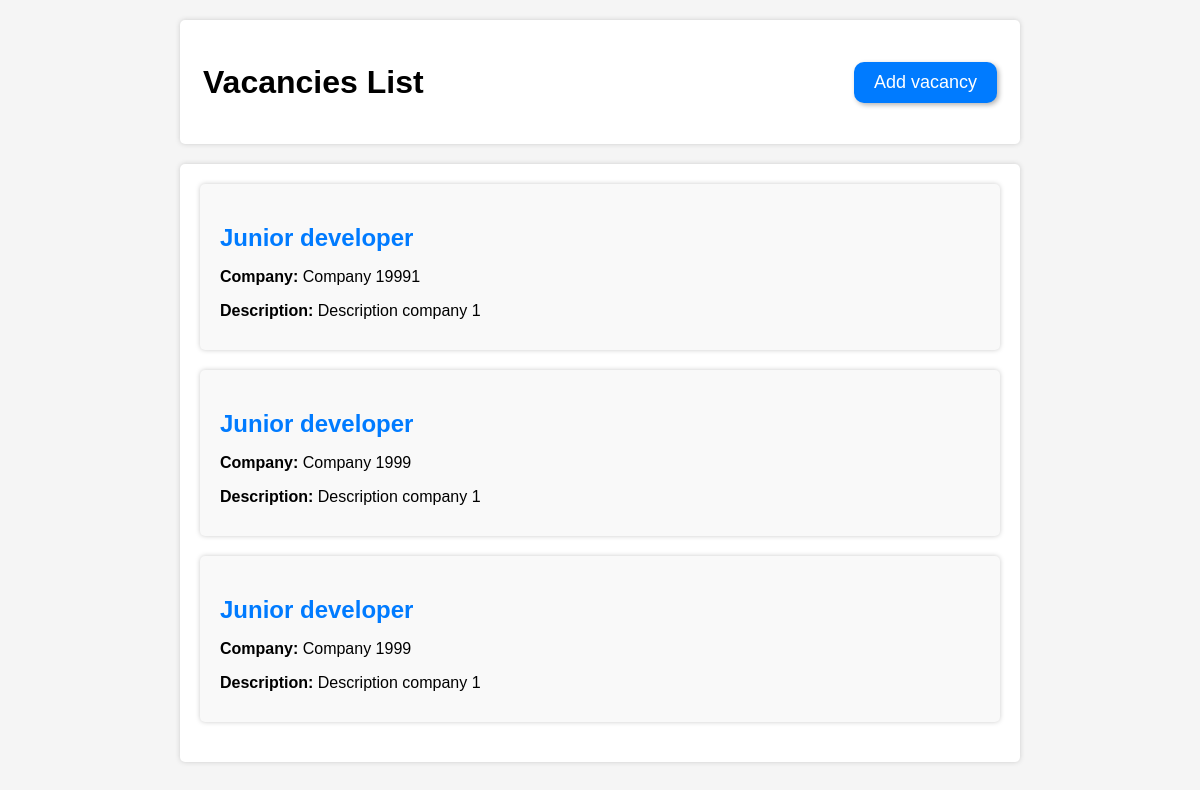
The app's page /vacancy/, older data.
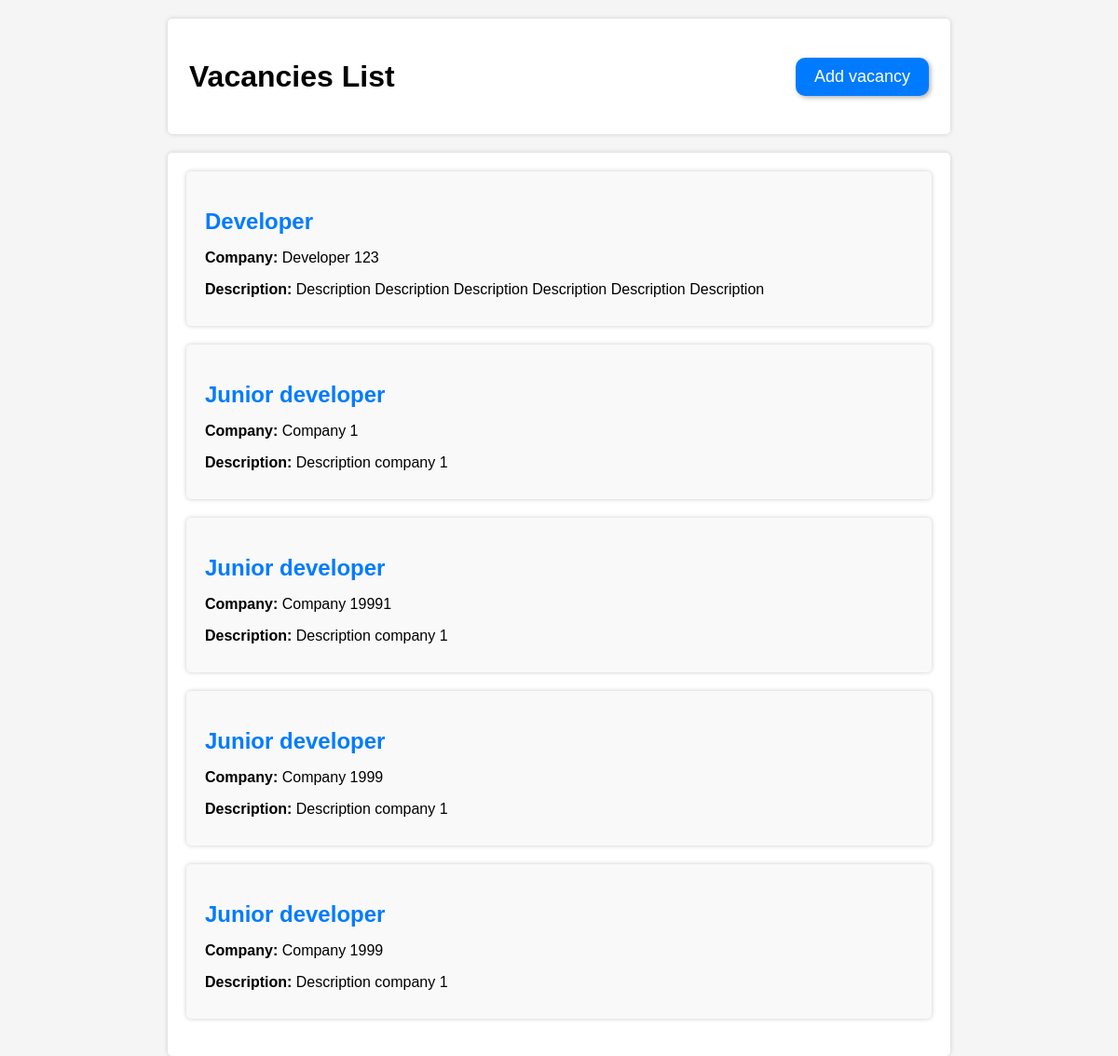
The same page, newer data.
### models.py (models this page shows, shortened)
class Vacancy(Base):
    __tablename__ = 'vacancy'
    id = Column(Integer, primary_key=True, autoincrement=True)
    user_id = Column(Integer, ForeignKey('user.id'))
    company = Column(String(120), nullable=True)
    position_name = Column(String(120), nullable=True)
    description = Column(String(250), nullable=True)
    contacts_ids = Column(String(120), nullable=True)
    comment = Column(String(120), nullable=True)
    creation_date = Column(String, default=datetime.utcnow())
    status = Column(Integer, nullable=True)

### app.py (the view)
@app.route("/vacancy/", methods=['GET', 'POST'])
def vacancies():
    db_alchemy.init_db()
    result = db_alchemy.db_session.query(Vacancy).all()
    return render_template('vacancies.html', vacancies=result)

### db_alchemy.py (called while the page is built)
def init_db():
    import models
    Base.metadata.create_all(bind=engine)

### templates/vacancies.html (shortened to what this page needs)
<!DOCTYPE html>
<html>
  <head>
  </head>
  <body>
    <form action="/vacancy/"  method="GET">
      <div class="container">
        <table>
          <tr>
            <td><h1>Vacancies List</h1></td>
            <td style="text-align: right;"><a href="/vacancy-add/" class="button">Add vacancy</a></td>
          </tr>
        </table>
      </div>
      <div class="container">
        <ul>
          {% for vacancy in vacancies[::-1] %}
          <li>
            <a href="/vacancy/{{ vacancy.id }}/" class="link"><h2>{{ vacancy.position_name }}</h2></a>
            <p><span>Company:</span> {{ vacancy.company }}</p>
            <p><span>Description:</span> {{ vacancy.description }}</p>
          </li>
          {% endfor %}
        </ul>
      </div>
    </form>
  </body>
</html>

Row changes from the older to the newer data that the page shows:
added Vacancy: position_name "Developer", company "Developer 123", description "Description Description Description Description Description Description"
added Vacancy: position_name "Junior developer", company "Company 1", description "Description company 1"
